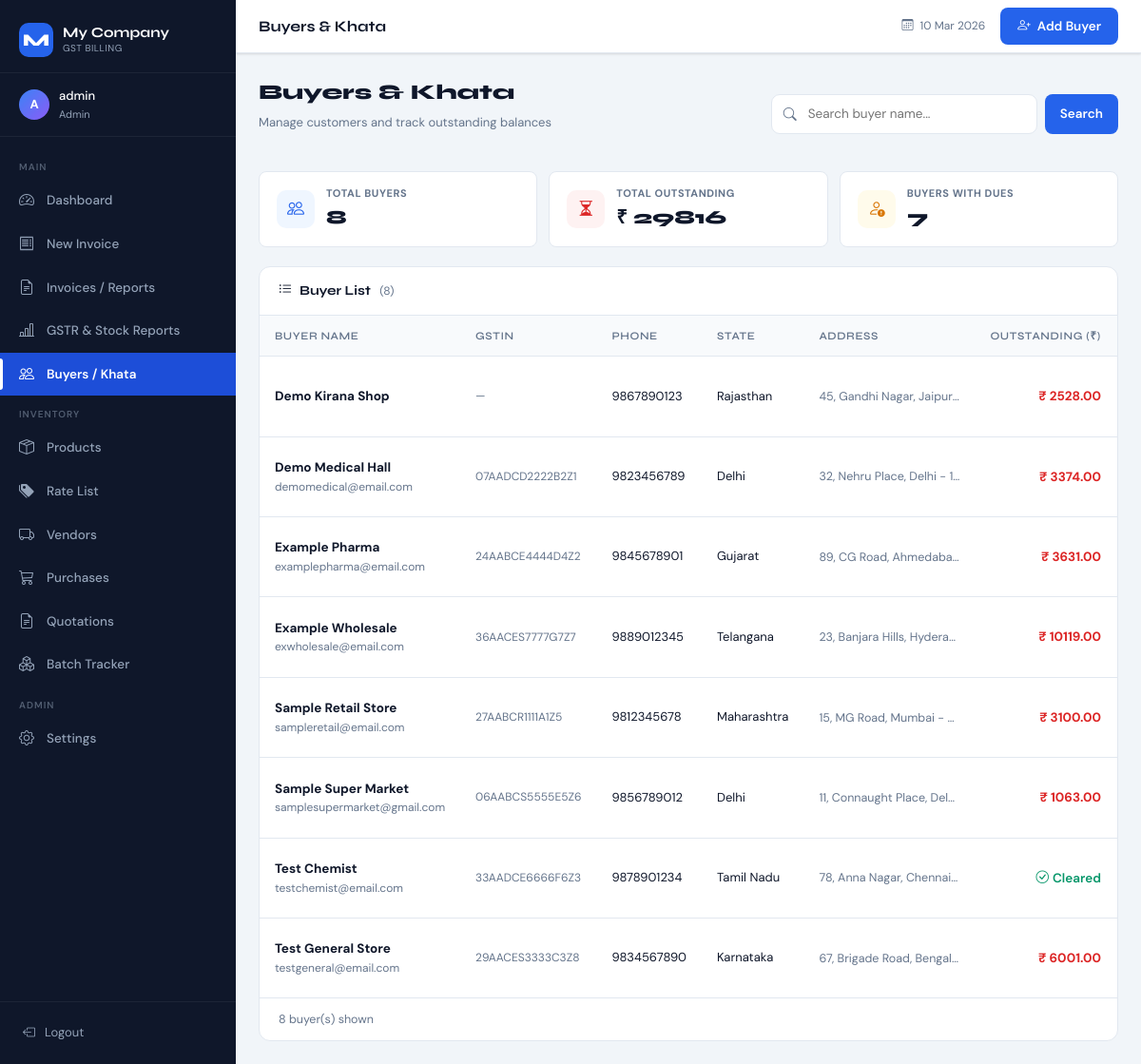
Page /buyers (signed in) on the committed database.
### tables this page shows
CREATE TABLE invoices (
    id               INTEGER PRIMARY KEY AUTOINCREMENT,
    invoice_no       TEXT UNIQUE NOT NULL,
    invoice_date     TEXT NOT NULL,
    buyer_id         INTEGER,
    payment_mode     TEXT,
    order_ref        TEXT,
    dispatch_info    TEXT,
    subtotal         REAL NOT NULL DEFAULT 0,
    total_discount   REAL NOT NULL DEFAULT 0,
    total_gst        REAL NOT NULL DEFAULT 0,
    taxable_value    REAL NOT NULL DEFAULT 0,
    total_cgst       REAL NOT NULL DEFAULT 0,
    total_sgst       REAL NOT NULL DEFAULT 0,
    total_igst       REAL NOT NULL DEFAULT 0,
    freight          REAL DEFAULT 0,
    round_off        REAL DEFAULT 0,
    grand_total      REAL NOT NULL DEFAULT 0,
    paid_amount      REAL DEFAULT 0,
    previous_balance REAL DEFAULT 0,
    FOREIGN KEY (buyer_id) REFERENCES buyers(id)
);

CREATE TABLE buyers (
    id              INTEGER PRIMARY KEY AUTOINCREMENT,
    name            TEXT NOT NULL UNIQUE,
    gstin           TEXT,
    address TEXT,
    phone   TEXT,
    email   TEXT,
    state   TEXT,
    opening_balance REAL DEFAULT 0
);

### app.py (the view)
@app.route('/buyers')
@login_required
def buyers():
    search    = request.args.get('search', '')
    all_buyers = db.get_all('buyers')
    if search:
        all_buyers = [b for b in all_buyers if search.lower() in b['name'].lower()]
    buyer_list = []
    for b in all_buyers:
        bal = db.get_buyer_current_balance(b['id'])
        buyer_list.append({**b, 'balance': bal})
    return mrender('buyers.html', buyers=buyer_list, search=search)

### app.py (called while the page is built, shortened)
def load_settings():
    try:
        with open(SETTINGS_FILE, 'r') as f:
            return json.load(f)
    except Exception:
        return {
            "company_info"    : {"name": "My Company", "state": "Delhi"},
            "bank_details"    : {},
            "invoice_settings": {"invoice_prefix": "INV-", "terms_and_conditions": ""},
            "upi"             : {"upi_id": "", "upi_name": ""}
        }

def is_mobile_request():
    override = request.args.get('mobile') or request.cookies.get('force_mobile')
    if override == '1':
        return True
    if override == '0':
        return False
    ua = request.headers.get('User-Agent', '').lower()
    return any(token in ua for token in _MOBILE_UAS)

def mrender(template_name, **ctx):
    import os
    return render_template(template_name, **ctx)

def login_required(f):
    @wraps(f)
    def decorated(*args, **kwargs):
        if 'username' not in session:
            flash('Please login to continue.', 'warning')
            return redirect(url_for('login'))
        return f(*args, **kwargs)
    return decorated

@app.context_processor
def inject_globals():
    return {
        'now'          : datetime.now(),
        'app_name'     : load_settings().get('company_info', {}).get('name', 'Billing App'),
        'user_role'    : session.get('role', ''),
        'username'     : session.get('username', ''),
    }

### database_manager.py (called while the page is built)
def get_db_connection():
    os.makedirs(os.path.dirname(DB_FILE), exist_ok=True)
    conn = sqlite3.connect(DB_FILE, check_same_thread=False)
    conn.row_factory = sqlite3.Row
    conn.execute("PRAGMA journal_mode=WAL")   # Better concurrency for web
    conn.execute("PRAGMA foreign_keys=ON")    # Enforce FK constraints
    return conn

def rows_to_list(rows):
    return [dict(r) for r in rows] if rows else []

def execute_query(query, params=(), fetchone=False, fetchall=False, commit=False):
    conn = get_db_connection()
    cursor = conn.cursor()
    try:
        cursor.execute(query, params)
        if commit:
            conn.commit()
            return cursor.lastrowid
        elif fetchone:
            return row_to_dict(cursor.fetchone())
        elif fetchall:
            return rows_to_list(cursor.fetchall())
        return None
    except sqlite3.Error as e:
        print(f"[DB ERROR] {e}  |  Query: {query}  |  Params: {params}")
        conn.rollback()
        return None
    finally:
        conn.close()

### templates/buyers.html (shortened to what this page needs)
{% extends 'base.html' %}
{% block page_title %}Buyers & Khata{% endblock %}
{% block topbar_actions %}
<a href="{{ url_for('add_buyer') }}" class="btn-primary-custom">
  <i class="bi bi-person-plus"></i> Add Buyer
</a>
{% endblock %}
{% block content %}
<div class="buyers-toolbar">
  <div>
    <div class="section-title">Buyers & Khata</div>
    <div class="section-sub">Manage customers and track outstanding balances</div>
  </div>
  <form method="GET" action="{{ url_for('buyers') }}" style="display:flex;gap:8px;">
    <div class="search-wrap">
      <i class="bi bi-search"></i>
      <input type="text" name="search" value="{{ search }}"
             placeholder="Search buyer name..." />
    </div>
    <button type="submit" class="btn-primary-custom" style="padding:9px 16px;">Search</button>
  </form>
</div>
{% set total_due = buyers | map(attribute='balance') | select('gt', 0) | sum %}
{% set due_count = buyers | selectattr('balance', 'gt', 0) | list | length %}
<div class="stats-row">
  <div class="stat-card">
    <div class="stat-icon" style="background:#eff6ff;color:#2563eb;">
      <i class="bi bi-people"></i>
    </div>
    <div>
      <div class="stat-label">Total Buyers</div>
      <div class="stat-val">{{ buyers | length }}</div>
    </div>
  </div>
  <div class="stat-card">
    <div class="stat-icon" style="background:#fef2f2;color:#dc2626;">
      <i class="bi bi-hourglass-split"></i>
    </div>
    <div>
      <div class="stat-label">Total Outstanding</div>
      <div class="stat-val">₹ {{ "%.0f"|format(total_due) }}</div>
    </div>
  </div>
  <div class="stat-card">
    <div class="stat-icon" style="background:#fffbeb;color:#d97706;">
      <i class="bi bi-person-exclamation"></i>
    </div>
    <div>
      <div class="stat-label">Buyers With Dues</div>
      <div class="stat-val">{{ due_count }}</div>
    </div>
  </div>
</div>
<div class="table-wrap">
  <div class="table-head-bar">
    <span class="table-head-title">
      <i class="bi bi-list-ul me-2"></i>Buyer List
      <span style="font-size:12px;color:var(--text-muted);font-family:var(--font-body);font-weight:400;margin-left:6px;">
        ({{ buyers | length }})
      </span>
    </span>
  </div>
  {% if buyers %}
  <div style="overflow-x:auto;">
    <table class="table-custom">
      <thead>
        <tr>
          <th>Buyer Name</th>
          <th>GSTIN</th>
          <th>Phone</th>
          <th>State</th>
          <th>Address</th>
          <th style="text-align:right;">Outstanding (₹)</th>
        </tr>
      </thead>
      <tbody>
        {% for b in buyers %}
        <tr>
          <td>
            <div style="font-weight:700;font-size:13.5px;">{{ b.name }}</div>
            {% if b.email %}
            <div style="font-size:12px;color:var(--text-muted);">{{ b.email }}</div>
            {% endif %}
          </td>
          <td style="font-size:12px;color:var(--text-muted);">{{ b.gstin or '—' }}</td>
          <td style="font-size:13px;">{{ b.phone or '—' }}</td>
          <td style="font-size:13px;">{{ b.state or '—' }}</td>
          <td style="font-size:12.5px;color:var(--text-muted);max-width:180px;overflow:hidden;text-overflow:ellipsis;white-space:nowrap;">
            {{ b.address or '—' }}
          </td>
          <td style="text-align:right;">
            {% if b.balance > 0 %}
              <span class="balance-pos">₹ {{ "%.2f"|format(b.balance) }}</span>
            {% else %}
              <span class="balance-zero">
                <i class="bi bi-check-circle me-1"></i>Cleared
              </span>
            {% endif %}
          </td>
        </tr>
        {% endfor %}
      </tbody>
    </table>
  </div>
  <div style="padding:12px 20px;border-top:1px solid var(--border);font-size:12.5px;color:var(--text-muted);">
    {{ buyers|length }} buyer(s) shown
  </div>
  {% endif %}
</div>
{% endblock %}

### templates/base.html (shortened to what this page needs)
<!DOCTYPE html>
<html lang="en">
<head>
  <link href="https://cdnjs.cloudflare.com/ajax/libs/bootstrap/5.3.2/css/bootstrap.min.css" rel="stylesheet" />
  <link href="https://cdnjs.cloudflare.com/ajax/libs/bootstrap-icons/1.11.3/font/bootstrap-icons.min.css" rel="stylesheet" />
</head>
<body>
  <nav id="sidebar">
    <div class="sidebar-logo d-flex align-items-center">
      <div class="logo-mark">{{ app_name[0]|upper if app_name else 'B' }}</div>
      <div>
        <div class="logo-text">{{ app_name if app_name else 'BillPro' }}</div>
        <div class="logo-sub">GST Billing</div>
      </div>
    </div>
    <div class="sidebar-user">
      <div class="avatar">{{ username[0]|upper if username else 'U' }}</div>
      <div>
        <div class="uname">{{ username }}</div>
        <div class="urole">{{ user_role }}</div>
      </div>
    </div>
    <ul class="sidebar-nav list-unstyled">
      <li class="nav-section-label">Main</li>
      <li class="nav-item">
        <a href="{{ url_for('dashboard') }}"
           class="nav-link-item {% if request.endpoint == 'dashboard' %}active{% endif %}">
          <i class="bi bi-speedometer2"></i>
          <span>Dashboard</span>
        </a>
      </li>
      <li class="nav-item">
        <a href="{{ url_for('billing') }}"
           class="nav-link-item {% if request.endpoint == 'billing' %}active{% endif %}">
          <i class="bi bi-receipt"></i>
          <span>New Invoice</span>
        </a>
      </li>
      <li class="nav-item">
        <a href="{{ url_for('invoices') }}"
           class="nav-link-item {% if request.endpoint in ['invoices','view_invoice'] %}active{% endif %}">
          <i class="bi bi-file-earmark-text"></i>
          <span>Invoices / Reports</span>
        </a>
      </li>
      <li class="nav-item">
        <a href="{{ url_for('reports') }}"
           class="nav-link-item {% if request.endpoint in ['reports','stock_report','gstr1_report','gstr3b_report'] %}active{% endif %}">
          <i class="bi bi-bar-chart-line"></i>
          <span>GSTR & Stock Reports</span>
        </a>
      </li>
      <li class="nav-item">
        <a href="{{ url_for('buyers') }}"
           class="nav-link-item {% if 'buyer' in request.endpoint %}active{% endif %}">
          <i class="bi bi-people"></i>
          <span>Buyers / Khata</span>
        </a>
      </li>
      {% if user_role == 'Admin' %}
      <li class="nav-section-label">Inventory</li>
      <li class="nav-item">
        <a href="{{ url_for('products') }}"
           class="nav-link-item {% if request.endpoint in ['products','add_product','edit_product','product_variations'] %}active{% endif %}">
          <i class="bi bi-box-seam"></i>
          <span>Products</span>
        </a>
      </li>
      <li class="nav-item">
        <a href="{{ url_for('product_rate_list') }}"
           class="nav-link-item {% if request.endpoint == 'product_rate_list' %}active{% endif %}">
          <i class="bi bi-tags-fill"></i>
          <span>Rate List</span>
        </a>
      </li>
      <li class="nav-item">
        <a href="{{ url_for('vendors') }}"
           class="nav-link-item {% if 'vendor' in request.endpoint %}active{% endif %}">
          <i class="bi bi-truck"></i>
          <span>Vendors</span>
        </a>
      </li>
      <li class="nav-item">
        <a href="{{ url_for('purchases') }}"
           class="nav-link-item {% if 'purchase' in request.endpoint %}active{% endif %}">
          <i class="bi bi-cart3"></i>
          <span>Purchases</span>
        </a>
      </li>
      <li class="nav-item">
        <a href="{{ url_for('proforma_list') }}"
           class="nav-link-item {% if 'proforma' in request.endpoint %}active{% endif %}">
          <i class="bi bi-file-earmark-text"></i>
          <span>Quotations</span>
        </a>
      </li>
      <li class="nav-item">
        <a href="{{ url_for('batch_list') }}"
           class="nav-link-item {% if request.endpoint in ['batch_list','batch_history'] %}active{% endif %}">
          <i class="bi bi-boxes"></i>
          <span>Batch Tracker</span>
        </a>
      </li>
      <li class="nav-section-label">Admin</li>
      <li class="nav-item">
        <a href="{{ url_for('settings') }}"
           class="nav-link-item {% if 'setting' in request.endpoint or 'user' in request.endpoint %}active{% endif %}">
          <i class="bi bi-gear"></i>
          <span>Settings</span>
        </a>
      </li>
      {% endif %}
    </ul>
    <div class="sidebar-bottom">
      <a href="{{ url_for('logout') }}">
        <i class="bi bi-box-arrow-left"></i>
        <span>Logout</span>
      </a>
    </div>
  </nav>
  <div id="main-wrapper">
    <div id="topbar">
      <span class="page-title">{% block page_title %}{% endblock %}</span>
      <span class="topbar-date">
        <i class="bi bi-calendar3 me-1"></i>
        {{ now.strftime('%d %b %Y') }}
      </span>
      {% block topbar_actions %}{% endblock %}
    </div>
    <div id="content">
      {% block content %}{% endblock %}
    </div>
  </div>
</body>
</html>

### templates/buyers.html (style rules this page uses)
.buyers-toolbar { display: flex; align-items: center; justify-content: space-between; gap: 12px; flex-wrap: wrap; margin-bottom: 20px; }
.search-wrap { display: flex; align-items: center; border: 1.5px solid var(--border); border-radius: 9px; background: white; overflow: hidden; transition: border-color .18s; }
.search-wrap i { padding: 0 12px; color: var(--text-muted); font-size: 14px; }
.search-wrap input { border: none; background: transparent; outline: none; padding: 9px 12px 9px 0; font-family: var(--font-body); font-size: 13.5px; width: 240px; color: var(--text-main); }
.stats-row { display: grid; grid-template-columns: repeat(3,1fr); gap: 12px; margin-bottom: 20px; }
.stat-card { background: white; border: 1px solid var(--border); border-radius: var(--radius-sm); padding: 14px 18px; display: flex; align-items: center; gap: 12px; }
.stat-icon { width: 40px; height: 40px; border-radius: 10px; display: flex; align-items: center; justify-content: center; font-size: 18px; flex-shrink: 0; }
.stat-label { font-size: 11px; font-weight: 700; color: var(--text-muted); text-transform: uppercase; letter-spacing:.05em; }
.stat-val { font-family: var(--font-head); font-size: 20px; font-weight: 800; color: var(--text-main); }
.table-wrap { background: white; border: 1px solid var(--border); border-radius: var(--radius); overflow: hidden; }
.table-head-bar { padding: 14px 20px; border-bottom: 1px solid var(--border); display: flex; align-items: center; justify-content: space-between; }
.table-head-title { font-family: var(--font-head); font-size: 14px; font-weight: 700; }
.balance-pos { color: #dc2626; font-weight: 700; }
.balance-zero { color: #059669; font-weight: 600; }

### rows in the picture
invoices: strftime "10 Mar 2026"
buyers: name "Demo Kirana Shop", gstin "—", phone "9867890123", state "Rajasthan", address "45, Gandhi Nagar, Jaipur…", balance "2528.00"
buyers: name "Demo Medical Hall", email "demomedical@email.com", gstin "07AADCD2222B2Z1", phone "9823456789", state "Delhi", address "32, Nehru Place, Delhi - 1…", balance "3374.00"
buyers: name "Example Pharma", email "examplepharma@email.com", gstin "24AABCE4444D4Z2", phone "9845678901", state "Gujarat", address "89, CG Road, Ahmedaba…", balance "3631.00"
buyers: name "Example Wholesale", email "exwholesale@email.com", gstin "36AACES7777G7Z7", phone "9889012345", state "Telangana", address "23, Banjara Hills, Hydera…", balance "10119.00"
buyers: name "Sample Retail Store", email "sampleretail@email.com", gstin "27AABCR1111A1Z5", phone "9812345678", state "Maharashtra", address "15, MG Road, Mumbai -…", balance "3100.00"
buyers: name "Sample Super Market", email "samplesupermarket@gmail.com", gstin "06AABCS5555E5Z6", phone "9856789012", state "Delhi", address "11, Connaught Place, Del…", balance "1063.00"
buyers: name "Test Chemist", email "testchemist@email.com", gstin "33AADCE6666F6Z3", phone "9878901234", state "Tamil Nadu", address "78, Anna Nagar, Chennai…", shows "Cleared"
buyers: name "Test General Store", email "testgeneral@email.com", gstin "29AACES3333C3Z8", phone "9834567890", state "Karnataka", address "67, Brigade Road, Bengal…", balance "6001.00"

### other values in the picture
{{ app_name[0]|upper if app_name else 'B' }} "M"
{{ app_name if app_name else 'BillPro' }} "My Company"
{{ username[0]|upper if username else 'U' }} "A"
{{ username }} "admin"
{{ user_role }} "Admin"
{{ buyers | length }} "8"
{{ "%.0f"|format(total_due) }} "29816"
{{ due_count }} "7"
{{ buyers|length }} "8"
